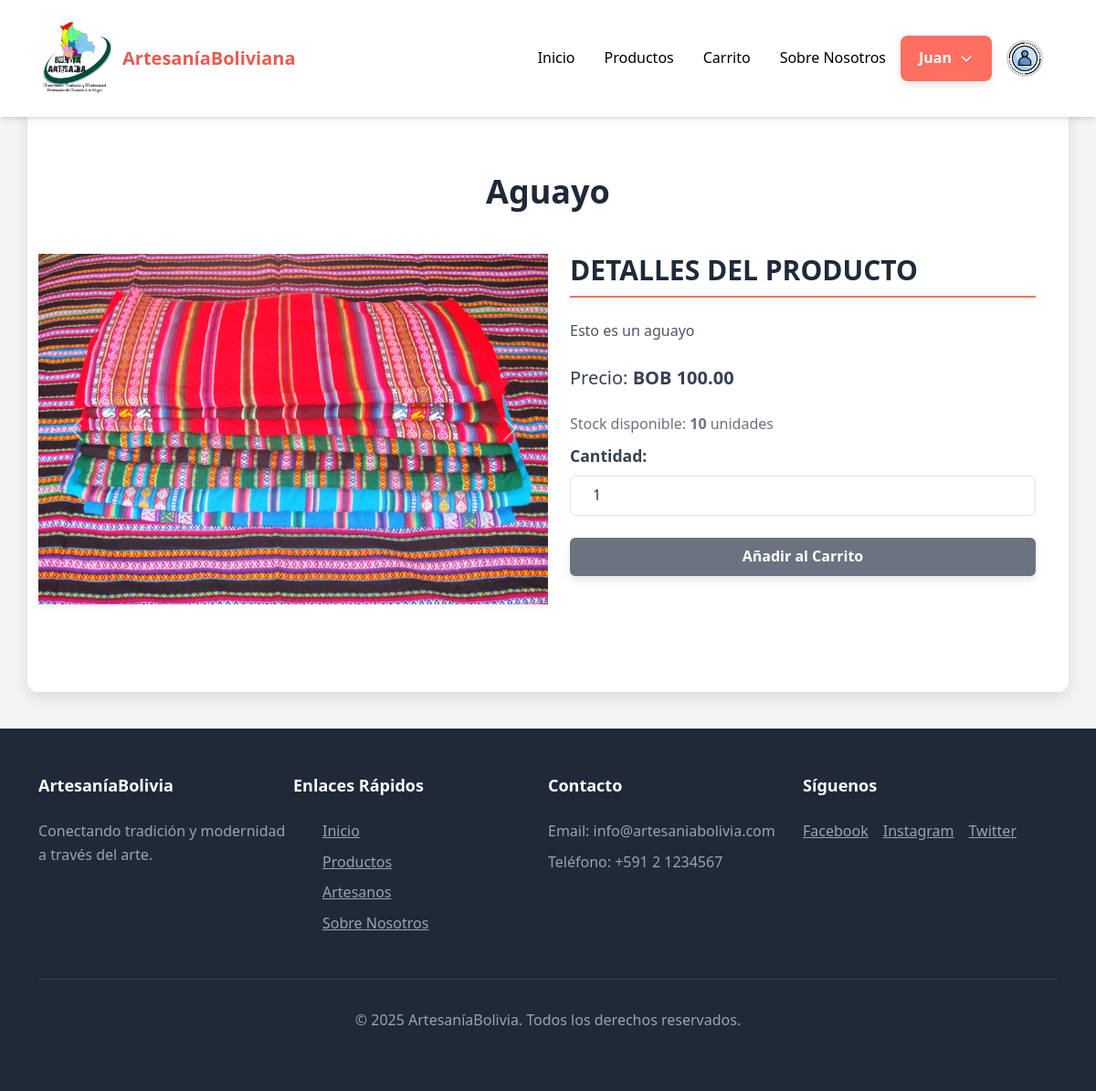
Page /detalles_producto.php?id_producto=3 (signed in) on the committed database.
### tables this page shows
CREATE TABLE `usuario` (
  `id_usuario` int(11) NOT NULL,
  `nombre` varchar(50) NOT NULL,
  `apellido` varchar(50) NOT NULL,
  `correo` varchar(100) NOT NULL,
  `contraseña` varchar(255) NOT NULL,
  `fecha_naci` date DEFAULT NULL,
  `telefono` varchar(20) DEFAULT NULL,
  `fecha_registro` datetime DEFAULT NULL,
  `estado` enum('Activo','Inactivo','Suspendido','Pendiente') NOT NULL DEFAULT 'Activo',
  `rol` enum('comprador','vendedor','delivery','administrador') NOT NULL
);

CREATE TABLE `producto` (
  `id_producto` int(11) NOT NULL,
  `nombre` varchar(255) NOT NULL,
  `caracteristica` text DEFAULT NULL,
  `precio` decimal(10,2) NOT NULL,
  `stock` int(11) NOT NULL,
  `fecha_creacion` timestamp NULL DEFAULT current_timestamp(),
  `fecha_actualizacion` timestamp NULL DEFAULT current_timestamp() ON UPDATE current_timestamp(),
  `imagenes` text DEFAULT NULL,
  `id_comunario` int(11) DEFAULT NULL,
  `id_categoria` int(11) NOT NULL
);

### detalles_producto.php (the view, shortened to what this page needs)
<?php
require 'db.php';
$id_producto = isset($_GET['id_producto']) ? (int)$_GET['id_producto'] : 0;
$consulta = "SELECT P.*, U.nombre AS nombre_comunario, U.apellido AS apellido_comunario, C.nombre AS nombre_comunidad, A.nombre AS nombre_almacen
        FROM PRODUCTO P
        LEFT JOIN COMUNARIO CO ON P.id_comunario = CO.id_comunario
        LEFT JOIN USUARIO U ON CO.id_comunario = U.id_usuario
        LEFT JOIN COMUNIDAD C ON CO.id_comunidad = C.id_comunidad
        LEFT JOIN ESTA E ON P.id_producto = E.id_producto
        LEFT JOIN ALMACEN A ON E.id_almacen = A.id_almacen
        WHERE P.id_producto = ?";
$stmt = $conn->prepare($consulta);
$stmt->bind_param("i", $id_producto);
$stmt->execute();
$resultado = $stmt->get_result();
$producto = $resultado->fetch_assoc();
$imagenesData = @unserialize($producto['imagenes']);
$imagenes = [];
if (is_array($imagenesData)) {
    foreach ($imagenesData as $imagen) {
        if ($imagen) {
            $imagenes[] = 'Dashboard/Funciones_db/Crud_administrador/uploads/' . $imagen;
        }
    }
}
function usuarioLogueado() {
    return isset($_SESSION['id_usuario']);
}
$usuario_nombre = '';
$usuario_tipo = '';
if (usuarioLogueado()) {
    $id_usuario = $_SESSION['id_usuario'];
    $consultaUsuario = "SELECT nombre, rol FROM usuario WHERE id_usuario = ?";
    $stmtUsuario = $conn->prepare($consultaUsuario);
    if ($stmtUsuario) {
        $stmtUsuario->bind_param("i", $id_usuario);
        $stmtUsuario->execute();
        $resultadoUsuario = $stmtUsuario->get_result();
        if ($resultadoUsuario && $resultadoUsuario->num_rows > 0) {
            $datosUsuario = $resultadoUsuario->fetch_assoc();
            $usuario_nombre = $datosUsuario['nombre'];
            $usuario_tipo = $datosUsuario['rol'];
        }
    }
}
?>
<!DOCTYPE html>
<html lang="es">
<head>
    <link href="https://cdnjs.cloudflare.com/ajax/libs/tailwindcss/2.2.19/tailwind.min.css" rel="stylesheet">
    <link href="https://cdn.jsdelivr.net/npm/bootstrap@5.3.0-alpha1/dist/css/bootstrap.min.css" rel="stylesheet">
    <link rel="stylesheet" href="css/style_web.css">
    <link rel="stylesheet" href="css/styles.css">
</head>
<body class="bg-gray-100">
    <header class="bg-white shadow-md fixed w-full z-10">
        <nav class="container mx-auto px-6 py-1 flex justify-between items-center">
            <div class="flex items-center">
                <img src="img/logo_l.png" alt="Logo ArtesaníaBolivia" class="h-20 w-20 mr-3">
                <span class="font-bold text-xl" style="color: #e65b50;">ArtesaníaBoliviana</span>
            </div>
            <div class="flex items-center">
                <a href="index.php" class="nav-link text-gray-800 mx-3" style="color: black;" onmouseover="this.style.color='#e65b50'" onmouseout="this.style.color='black'">Inicio</a>
                <a href="productos-artesania-bolivia.php" class="nav-link text-gray-800 mx-3" style="color: black;" onmouseover="this.style.color='#e65b50'" onmouseout="this.style.color='black'">Productos</a>
                <a href="carrito.php" class="nav-link text-gray-800 mx-3" style="color: black;" onmouseover="this.style.color='#e65b50'" onmouseout="this.style.color='black'">Carrito</a>
                <a href="aboutus.php" class="nav-link text-gray-800 mx-3" style="color: black;" onmouseover="this.style.color='#e65b50'" onmouseout="this.style.color='black'">Sobre Nosotros</a>
                <?php if (usuarioLogueado()): ?>
                <div class="flex items-center">
                    <?php
                        $dashboard_url = 'dashboard.php';
                        switch ($usuario_tipo) {
                            case 'administrador':
                                $dashboard_url = 'Dashboard/Dashboard_administrador.php';
                                break;
                        }
                    ?>
                    <div class="relative">
                        <button id="userMenuButton" class="flex items-center focus:outline-none" onclick="toggleUserMenu()">
                            <span class="mr-2"><?php echo htmlspecialchars($usuario_nombre); ?></span>
                            <svg class="w-4 h-4" fill="none" stroke="currentColor" viewBox="0 0 24 24" xmlns="http://www.w3.org/2000/svg"><path stroke-linecap="round" stroke-linejoin="round" stroke-width="2" d="M19 9l-7 7-7-7"></path></svg>
                        </button>
                    </div>
                    <a href="<?php echo $dashboard_url; ?>" class="mx-3 cursor-pointer hover:opacity-80 transition-opacity" title="Ver Perfil">
                        <img src="img/user.png" alt="Perfil" class="w-10 h-10 rounded-full object-cover border-2 border-gray-300">
                    </a>
                </div>
                <?php else: ?>
                <button type="button" class="btn btn-primary" data-bs-toggle="modal" data-bs-target="#loginModal">Iniciar Sesión</button>
                <button type="button" class="btn btn-secondary" data-bs-toggle="modal" data-bs-target="#registroModal">Registrarse</button>
                <?php endif; ?>
            </div>
        </nav>
    </header>
    <main class="container mx-auto px-6 py-24" style="padding-top: 150px;">
        <h1 class="text-4xl font-bold text-center text-gray-800 mb-12"><?php echo htmlspecialchars($producto['nombre']); ?></h1>
        <div class="flex flex-wrap">
            <div class="w-full md:w-1/2 mb-6 md:mb-0">
                <div id="carousel-producto" class="carousel slide" data-bs-ride="carousel">
                    <div class="carousel-inner">
                        <?php foreach ($imagenes as $index => $imagen): ?>
                            <div class="carousel-item <?php echo $index === 0 ? 'active' : ''; ?>">
                                <img src="<?php echo htmlspecialchars($imagen); ?>" alt="<?php echo htmlspecialchars($producto['nombre']); ?>" class="d-block w-100 h-96 object-cover">
                            </div>
                        <?php endforeach; ?>
                    </div>
                    <button class="carousel-control-prev" type="button" data-bs-target="#carousel-producto" data-bs-slide="prev">
                        <span class="carousel-control-prev-icon" aria-hidden="true"></span>
                    </button>
                    <button class="carousel-control-next" type="button" data-bs-target="#carousel-producto" data-bs-slide="next">
                        <span class="carousel-control-next-icon" aria-hidden="true"></span>
                    </button>
                </div>
            </div>
            <div class="w-full md:w-1/2 px-6">
                <h2 class="text-3xl font-bold mb-4">Detalles del producto</h2>
                <p class="text-gray-600 mb-4"><?php echo htmlspecialchars($producto['caracteristica']); ?></p>
                <div class="text-gray-700 text-xl mb-4">Precio: <strong>BOB <?php echo number_format($producto['precio'], 2); ?></strong></div>
                <div class="text-gray-500 mb-2">Stock disponible: <strong><?php echo htmlspecialchars($producto['stock']); ?></strong> unidades</div>
                <form method="POST" action="carrito.php">
                    <div class="mb-4">
                        <label for="cantidad" class="block text-gray-700 font-semibold">Cantidad:</label>
                        <input type="number" id="cantidad" name="cantidad" value="1" min="1" class="w-full border border-gray-300 rounded-md px-4 py-2">
                    </div>
                    <button type="submit" name="agregar_carrito" class="w-full bg-gray-500 text-white px-4 py-2 rounded-md">Añadir al Carrito</button>
                </form>
            </div>
        </div>
    </main>
    <footer class="bg-gray-800 text-white py-12">
        <div class="container mx-auto px-6">
            <div class="flex flex-wrap justify-between">
                <div class="w-full md:w-1/4 mb-6 md:mb-0">
                    <h3 class="text-lg font-semibold mb-4">ArtesaníaBolivia</h3>
                    <p class="text-gray-400">Conectando tradición y modernidad a través del arte.</p>
                </div>
                <div class="w-full md:w-1/4 mb-6 md:mb-0">
                    <h3 class="text-lg font-semibold mb-4">Enlaces Rápidos</h3>
                    <ul class="space-y-2">
                        <li><a href="index.php" class="text-gray-400 hover:text-white transition duration-300">Inicio</a></li>
                        <li><a href="productos.html" class="text-gray-400 hover:text-white transition duration-300">Productos</a></li>
                        <li><a href="artesanos.html" class="text-gray-400 hover:text-white transition duration-300">Artesanos</a></li>
                        <li><a href="sobre-nosotros.html" class="text-gray-400 hover:text-white transition duration-300">Sobre Nosotros</a></li>
                    </ul>
                </div>
                <div class="w-full md:w-1/4 mb-6 md:mb-0">
                    <h3 class="text-lg font-semibold mb-4">Contacto</h3>
                    <p class="text-gray-400 mb-2">Email: info@artesaniabolivia.com</p>
                    <p class="text-gray-400">Teléfono: +591 2 1234567</p>
                </div>
                <div class="w-full md:w-1/4">
                    <h3 class="text-lg font-semibold mb-4">Síguenos</h3>
                    <div class="flex space-x-4">
                        <a href="#" class="text-gray-400 hover:text-white transition duration-300">Facebook</a>
                        <a href="#" class="text-gray-400 hover:text-white transition duration-300">Instagram</a>
                        <a href="#" class="text-gray-400 hover:text-white transition duration-300">Twitter</a>
                    </div>
                </div>
            </div>
            <div class="border-t border-gray-700 mt-8 pt-8 text-center">
                <p class="text-gray-400">&copy; 2025 ArtesaníaBolivia. Todos los derechos reservados.</p>
            </div>
        </div>
    </footer>
</body>
</html>

### css/style_web.css (style rules this page uses)
html, body { height: 100%; }
body { font-family: 'Poppins', sans-serif; display: flex; flex-direction: column; }
main { flex: 1; }
.nav-link { position: relative; transition: color 0.3s ease; }
.nav-link::after { content: ''; position: absolute; width: 0; height: 2px; bottom: -5px; left: 0; background-color: #ff6f61; transition: width 0.3s ease; }

### css/styles.css (style rules this page uses)
* { margin: 0; padding: 0; box-sizing: border-box; }
body { font-family: 'Segoe UI', Tahoma, Geneva, Verdana, sans-serif; background-color: #e0e4e8; color: #333; line-height: 1.6; margin: 0; padding: 0; display: flex; flex-direction: column; }
header { background-color: #1e2a38; color: white; padding: 20px 0; text-align: center; box-shadow: 0 4px 10px rgba(0, 0, 0, 0.1); }
main { margin: 40px auto; max-width: 1200px; padding: 30px; background-color: #fff; border-radius: 12px; box-shadow: 0 6px 15px rgba(0, 0, 0, 0.1); transition: transform 0.3s ease; flex: 1; }
h2 { color: #1e2a38; font-size: 1.8em; margin-bottom: 25px; border-bottom: 2px solid #ff6f61; padding-bottom: 10px; text-transform: uppercase; }
form { margin-bottom: 25px; }
label { display: block; margin-bottom: 8px; font-weight: bold; font-size: 1.1em; color: #333; }
button { background-color: #ff6f61; color: white; padding: 12px 20px; border: none; border-radius: 8px; font-size: 1em; font-weight: bold; cursor: pointer; transition: background-color 0.3s ease, transform 0.2s ease; box-shadow: 0 4px 8px rgba(0, 0, 0, 0.1); width: 100%; }
main, table, form { animation: fadeIn 0.5s ease; }

### rows in the picture
usuario: nombre "Juan"
producto: nombre "Aguayo", caracteristica "Esto es un aguayo", precio "100.00", stock "10"
